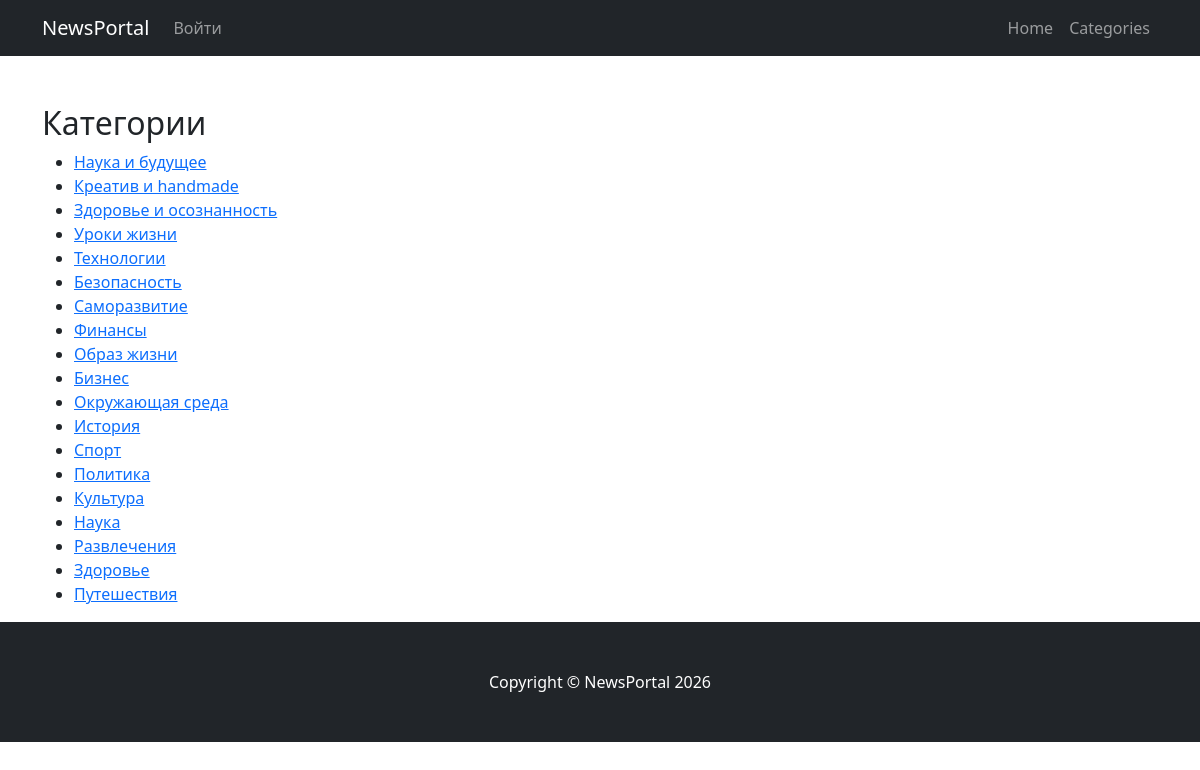
Page /categories/ on the committed database.
### NewsPortal/models.py (models this page shows, shortened)
class Categories(models.Model):
    name_categories = models.CharField(max_length=255, unique=True)

### NewsPortal/views.py (the view)
# urls.py: path('categories/', CategoryListView.as_view(), name='category_list'),
class CategoryListView(ListView):
    model = Categories
    template_name = 'category_list.html'
    context_object_name = 'categories'

### templates/category_list.html (shortened to what this page needs)
{% extends 'flatpages/default.html' %}
{% block content %}
<h2>Категории</h2>
<ul>
    {% for category in categories %}
        <li><a href="{% url 'posts_by_category' category.id %}">{{ category.name_categories }}</a></li>
    {% empty %}
        <li>Категорий пока нет</li>
    {% endfor %}
</ul>
{% endblock %}

### rows in the picture
Categories: name_categories "Наука и будущее"
Categories: name_categories "Креатив и handmade"
Categories: name_categories "Здоровье и осознанность"
Categories: name_categories "Уроки жизни"
Categories: name_categories "Технологии"
Categories: name_categories "Безопасность"
Categories: name_categories "Саморазвитие"
Categories: name_categories "Финансы"
Categories: name_categories "Образ жизни"
Categories: name_categories "Бизнес"
Categories: name_categories "Окружающая среда"
Categories: name_categories "История"
Categories: name_categories "Спорт"
Categories: name_categories "Политика"
Categories: name_categories "Культура"
Categories: name_categories "Наука"
Categories: name_categories "Развлечения"
Categories: name_categories "Здоровье"
Categories: name_categories "Путешествия"
